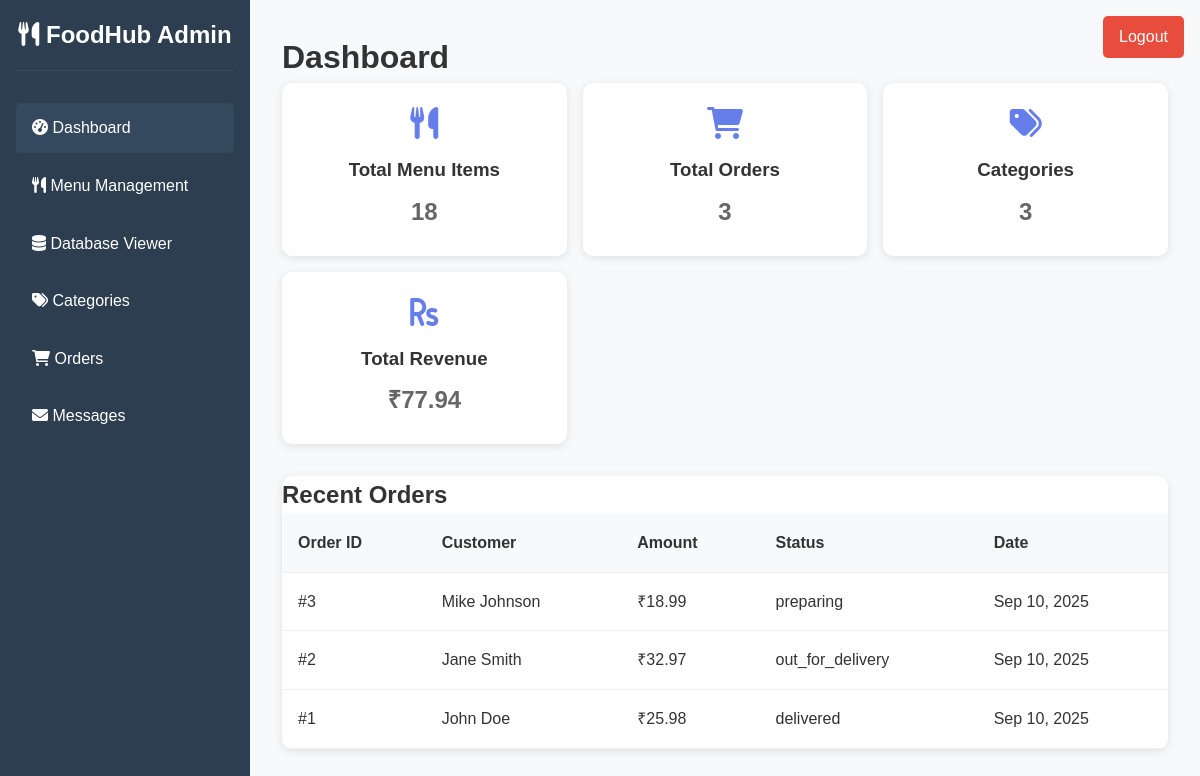
/admin/index.php (signed in), run on the app's committed database.
### tables this page shows
CREATE TABLE IF NOT EXISTS orders (
    id INT AUTO_INCREMENT PRIMARY KEY,
    user_id INT,
    customer_name VARCHAR(255) NOT NULL,
    customer_email VARCHAR(255) NOT NULL,
    customer_phone VARCHAR(20) NOT NULL,
    delivery_address TEXT NOT NULL,
    total_amount DECIMAL(10,2) NOT NULL,
    payment_method VARCHAR(50) NOT NULL,
    order_status ENUM('pending', 'confirmed', 'preparing', 'out_for_delivery', 'delivered', 'cancelled') DEFAULT 'pending',
    order_date TIMESTAMP DEFAULT CURRENT_TIMESTAMP,
    FOREIGN KEY (user_id) REFERENCES users(id) ON DELETE SET NULL
);

### admin/index.php (the view, shortened to what this page needs)
<?php
require_once '../config/database.php';
        ?>
        <?php
$stats = [];
try {
    $stmt = $pdo->query("SELECT COUNT(*) as total_items FROM menu_items");
    $stats['total_items'] = $stmt->fetchColumn();
    $stmt = $pdo->query("SELECT COUNT(*) as total_orders FROM orders");
    $stats['total_orders'] = $stmt->fetchColumn();
    $stmt = $pdo->query("SELECT COUNT(*) as total_categories FROM categories");
    $stats['total_categories'] = $stmt->fetchColumn();
    $stmt = $pdo->query("SELECT SUM(total_amount) as total_revenue FROM orders WHERE order_status != 'cancelled'");
    $stats['total_revenue'] = $stmt->fetchColumn() ?: 0;
} catch (PDOException $e) {
    $stats = ['total_items' => 0, 'total_orders' => 0, 'total_categories' => 0, 'total_revenue' => 0];
}
?>
<!DOCTYPE html>
<html lang="en">
<head>
    <link rel="stylesheet" href="../css/style.css">
    <link href="https://cdnjs.cloudflare.com/ajax/libs/font-awesome/6.0.0/css/all.min.css" rel="stylesheet">
</head>
<body>
    <div class="admin-container">
        <div class="sidebar">
            <h2><i class="fas fa-utensils"></i> FoodHub Admin</h2>
            <ul>
                <li><a href="index.php" class="active"><i class="fas fa-tachometer-alt"></i> Dashboard</a></li>
                <li><a href="menu.php"><i class="fas fa-utensils"></i> Menu Management</a></li>
                <li><a href="database.php"><i class="fas fa-database"></i> Database Viewer</a></li>
                <li><a href="categories.php"><i class="fas fa-tags"></i> Categories</a></li>
                <li><a href="orders.php"><i class="fas fa-shopping-cart"></i> Orders</a></li>
                <li><a href="messages.php"><i class="fas fa-envelope"></i> Messages</a></li>
            </ul>
        </div>
        <div class="main-content">
            <a href="logout.php" class="logout-btn">Logout</a>
            <h1>Dashboard</h1>
            <div class="stats-grid">
                <div class="stat-card">
                    <i class="fas fa-utensils"></i>
                    <h3>Total Menu Items</h3>
                    <p><?php echo $stats['total_items']; ?></p>
                </div>
                <div class="stat-card">
                    <i class="fas fa-shopping-cart"></i>
                    <h3>Total Orders</h3>
                    <p><?php echo $stats['total_orders']; ?></p>
                </div>
                <div class="stat-card">
                    <i class="fas fa-tags"></i>
                    <h3>Categories</h3>
                    <p><?php echo $stats['total_categories']; ?></p>
                </div>
                <div class="stat-card">
                    <i class="fas fa-rupee-sign"></i>
                    <h3>Total Revenue</h3>
                    <p>₹<?php echo number_format($stats['total_revenue'], 2); ?></p>
                </div>
            </div>
            <div class="table-container">
                <h2>Recent Orders</h2>
                <table>
                    <thead>
                        <tr>
                            <th>Order ID</th>
                            <th>Customer</th>
                            <th>Amount</th>
                            <th>Status</th>
                            <th>Date</th>
                        </tr>
                    </thead>
                    <tbody>
                        <?php
                        try {
                            $stmt = $pdo->query("SELECT * FROM orders ORDER BY order_date DESC LIMIT 5");
                            while ($order = $stmt->fetch()) {
                                echo "<tr>";
                                echo "<td>#{$order['id']}</td>";
                                echo "<td>{$order['customer_name']}</td>";
                                echo "<td>₹{$order['total_amount']}</td>";
                                echo "<td><span class='status-{$order['order_status']}'>{$order['order_status']}</span></td>";
                                echo "<td>" . date('M j, Y', strtotime($order['order_date'])) . "</td>";
                                echo "</tr>";
                            }
                        } catch (PDOException $e) {
                            echo "<tr><td colspan='5'>No orders found</td></tr>";
                        }
                        ?>
                    </tbody>
                </table>
            </div>
        </div>
    </div>
</body>
</html>

### css/style.css (style rules this page uses)
* { margin: 0; padding: 0; box-sizing: border-box; }
:root { --primary-orange: #ff6b35; --primary-yellow: #ffd23f; --primary-green: #06d6a0; --primary-red: #ef476f; --neon-blue: #118ab2; --dark-bg: #073b4c; --glass-bg: rgba(255, 255, 255, 0.1); --glass-border: rgba(255, 255, 255, 0.2); --shadow-3d: 0 20px 40px rgba(0, 0, 0, 0.15); --shadow-hover: 0 30px 60px rgba(0, 0, 0, 0.25); --gradient-primary: linear-gradient(135deg, var(--primary-orange), var(--primary-red)); --gradient-secondary: linear-gradient(135deg, var(--primary-green), var(--neon-blue)); --gradient-bg: linear-gradient(135deg, #667eea 0%, #764ba2 50%, #ff6b35 100%); }
body { font-family: 'Poppins', sans-serif; line-height: 1.6; color: #333; overflow-x: hidden; background: var(--gradient-bg); min-height: 100vh; position: relative; }
body::before { content: ''; position: fixed; top: 0; left: 0; width: 100%; height: 100%; z-index: -1; animation: particleFloat 20s ease-in-out infinite; }

### admin/index.php (style rules this page uses)
.admin-container { display: flex; min-height: 100vh; }
.sidebar { width: 250px; background: #2c3e50; color: white; padding: 1rem; }
.sidebar h2 { margin-bottom: 2rem; text-align: center; border-bottom: 1px solid #34495e; padding-bottom: 1rem; }
.sidebar ul { list-style: none; padding: 0; }
.sidebar li { margin-bottom: 0.5rem; }
.sidebar a { color: white; text-decoration: none; padding: 0.75rem 1rem; display: block; border-radius: 5px; transition: background 0.3s; }
.sidebar a:hover, .sidebar a.active { background: #34495e; }
.main-content { flex: 1; padding: 2rem; background: #f8f9fa; }
.stats-grid { display: grid; grid-template-columns: repeat(auto-fit, minmax(250px, 1fr)); gap: 1rem; margin-bottom: 2rem; }
.stat-card { background: white; padding: 1.5rem; border-radius: 10px; box-shadow: 0 2px 10px rgba(0,0,0,0.1); text-align: center; }
.stat-card i { font-size: 2rem; color: #667eea; margin-bottom: 1rem; }
.stat-card h3 { margin: 0; color: #333; }
.stat-card p { margin: 0.5rem 0 0 0; color: #666; font-size: 1.5rem; font-weight: bold; }
.table-container { background: white; border-radius: 10px; box-shadow: 0 2px 10px rgba(0,0,0,0.1); overflow: hidden; }
table { width: 100%; border-collapse: collapse; }
th, td { padding: 1rem; text-align: left; border-bottom: 1px solid #eee; }
th { background: #f8f9fa; font-weight: 600; }
.logout-btn { position: absolute; top: 1rem; right: 1rem; background: #e74c3c; color: white; padding: 0.5rem 1rem; border-radius: 5px; text-decoration: none; }

### data on the page
orders: id "3", customer_name "Mike Johnson", total_amount "18.99", order_status "preparing", order_date "Sep 10, 2025"
orders: id "2", customer_name "Jane Smith", total_amount "32.97", order_status "out_for_delivery", order_date "Sep 10, 2025"
orders: id "1", customer_name "John Doe", total_amount "25.98", order_status "delivered", order_date "Sep 10, 2025"

### other printed values
$stats['total_items'] "18"
$stats['total_orders'] "3"
$stats['total_categories'] "3"
$stats['total_revenue'] "77.94"
